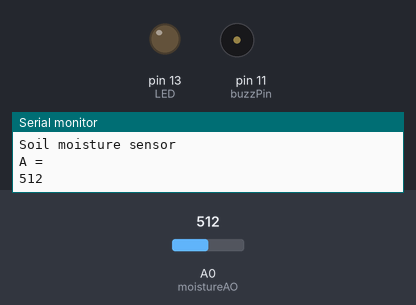
The sketch below on a simulated Arduino Uno, built with avr-gcc and run on an emulated ATmega328P. On the bench: output pins drawn as LEDs (lit = HIGH), buzzer (waves = sounding, pin HIGH), the last lines printed to the serial monitor. Inputs (shaded band) come from the test bench; at power-on: A0 (moistureAO) = 512.

Above: at 1.8 s.
1.9 s: A0 (moistureAO) set to 984
3.4 s: A0 (moistureAO) set to 1011
At 4.8 s:
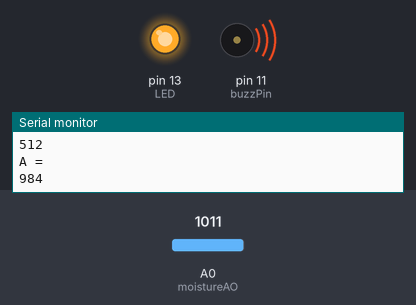
6.4 s: A0 (moistureAO) set to 990
At 7.4 s:
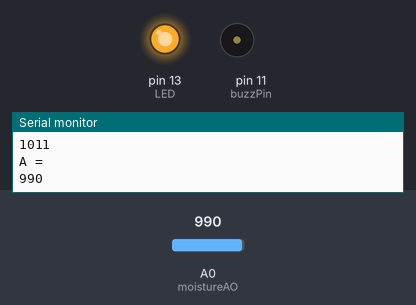
9.4 s: A0 (moistureAO) set to 1010
At 10.8 s:
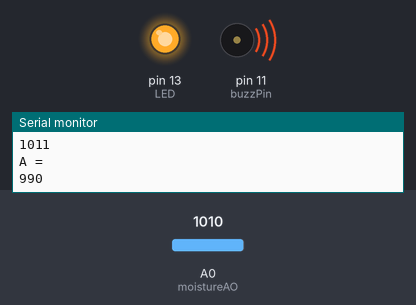
Timing chart, 0 to 13.4 s (numbered marks = the images above; inputs shaded):
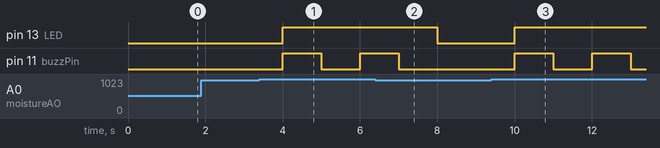

The sketch:

Monitor_de_Plantas.ino
```cpp
  const int moistureAO = 0;
  int AO = 0; // Pino conectado ao AO no controlador
  int tmp = 0; // Valor do pino analógico
  int buzzPin = 11; // Pino conectado ao alarme sonoro piezoelétrico
  int LED = 13; // Pino conectado ao LED

void setup() {

  Serial.begin (9600); // Envia a leitura do Arduino para o IDE
  Serial.println ("Soil moisture sensor"); // Escreve a leitura registrada
  pinMode (moistureAO, INPUT); //
  pinMode (buzzPin, OUTPUT); // Configura o pino como saída
  pinMode (LED, OUTPUT); // Configura o pino como saída

}

void loop() {

  tmp = analogRead (moistureAO);
    if (tmp != AO){
    AO = tmp;
    Serial.println ("A = "); // Exibe o valor de resistência do sensor no IDE
    Serial.println (AO);
    }
  delay (1000); // Aguarda um segundo
    if (analogRead(0) > 1000) { // Se a leitura for maior que 900
    digitalWrite (buzzPin, HIGH); // O alarme sonoro soará
    digitalWrite (LED, HIGH); // O LED acenderá
    delay(1000); // Aguarda um segundo
    digitalWrite (buzzPin, LOW); // O alarme sonoro desliga
    digitalWrite (LED, HIGH);
    }
    else {
    digitalWrite (buzzPin, LOW); // Se a leitura for menor que 900 o alrme e o led permanecerão desligados
    digitalWrite (LED,LOW);
    }
}
```

Measured:
- the behaviour switches between 1000 and 1001 on A0 (moistureAO) (found by bisection; images 0 and 1)
- after the input at 3.4 s, pin 13 (LED): LOW → HIGH after 0.60 s; pin 11 (buzzPin): LOW → HIGH after 0.60 s, → LOW 1.0 s later, → HIGH 1.0 s later
- after the input at 6.4 s, pin 13 (LED): HIGH → LOW after 1.6 s; pin 11 (buzzPin): goes on until 7.0 s, then stays LOW
- after the input at 9.4 s, pin 13 (LED): LOW → HIGH after 0.60 s; pin 11 (buzzPin): alternates HIGH for 1.0 s and LOW for 1.0 s, starting after 0.60 s
